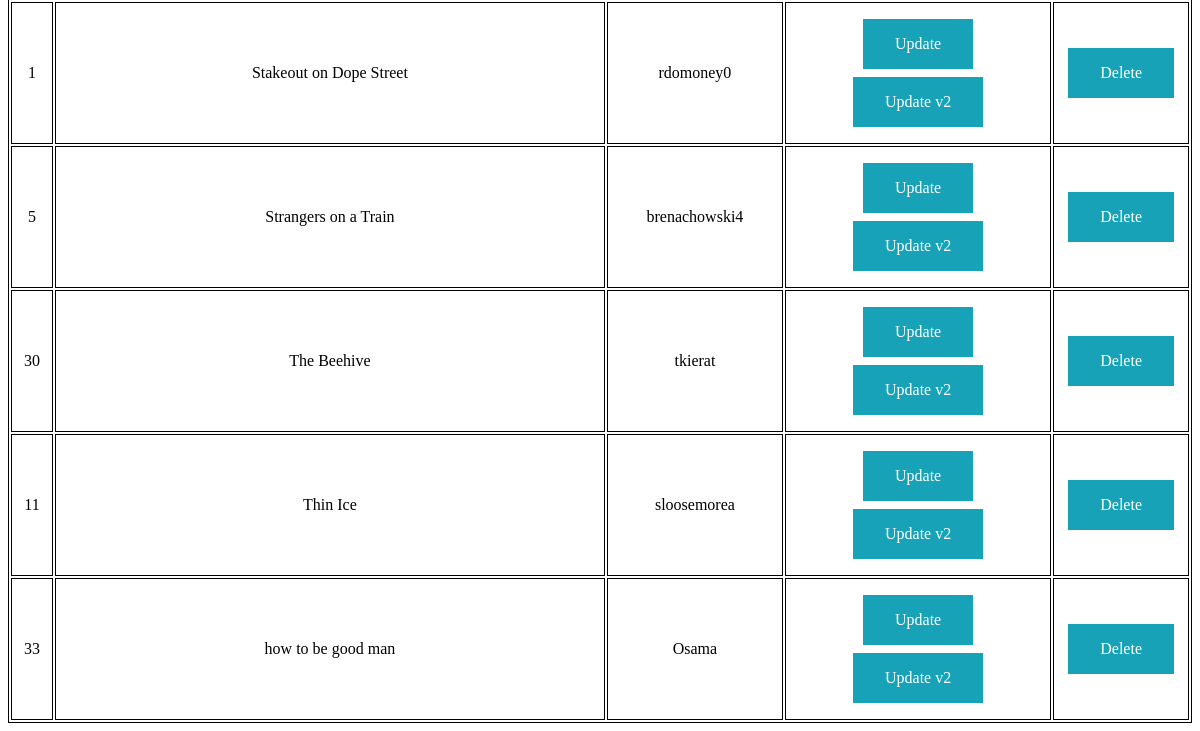
The app's page /books/lab8/task4 (lower part), older data.
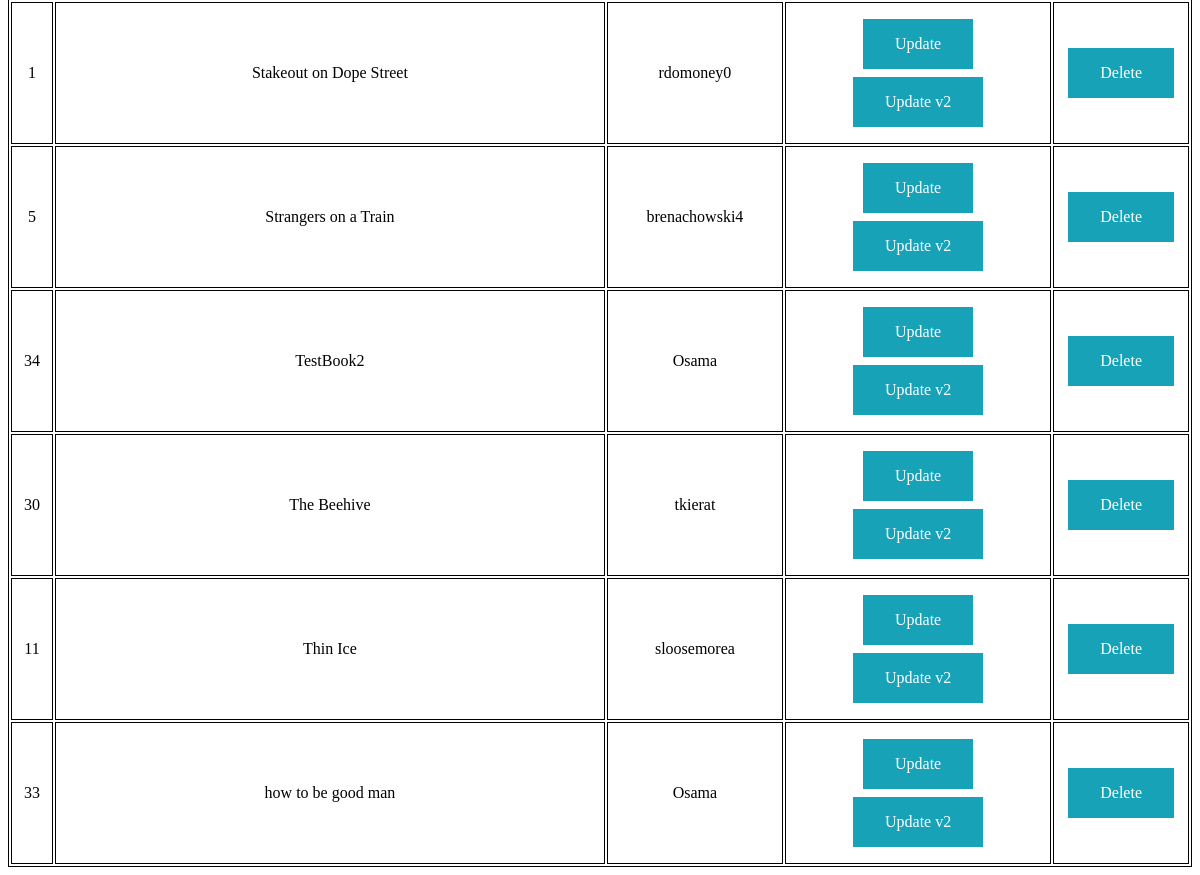
The same page, newer data.
### apps/bookmodule/models.py (models this page shows)
class Book(models.Model):
    title = models.CharField(max_length = 50)
    author = models.CharField(max_length = 50)
    price = models.FloatField(default = 0.0)
    edition = models.SmallIntegerField(default = 1)
    coverPage = models.FileField(upload_to='documents/')

### apps/bookmodule/views.py (the view)
# urls.py: path('lab8/task4', views.order_books, name="books.order_books"),
def order_books(request):
  mybooks = Book.objects.order_by('title')
  return render(request, 'bookmodule/bookList.html', {'books':mybooks})

### apps/templates/bookmodule/bookList.html (shortened to what this page needs)
{% extends "layouts/base.html" %}
{% load static %}
{% block stylesheets %}
<link rel="stylesheet" href="{% static 'css/main.css' %}">
{% endblock stylesheets %}
{% block content %}
<table class="table-1">
{% for book in books %}
    <tr>
        <td>{{ book.id }}</td>
        <td>{{ book.title }}</td>
        <td>{{ book.author }}</td>
        <td><a class="button" href="{% url "books.lab9_editbook" book.id %}">Update</a><a class="button" href="{% url "books.lab9_2_editbook" book.id %}">Update v2</a></td>
        <td><a class="button" href="{% url "books.lab9_deletebook" book.id %}">Delete</a></td>
    </tr>
{% endfor %}
</table>
{% endblock content %}

Row changes from the older to the newer data that the page shows:
added Book: id "34", title "TestBook2", author "Osama"
